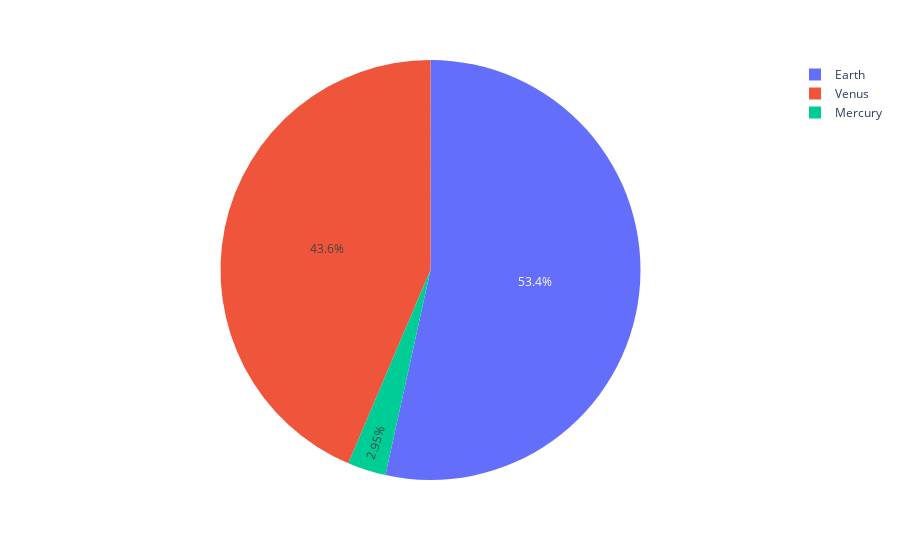

This figure's notebook cell:
### Code cell
psdf = ps.DataFrame({'mass': [0.330, 4.87, 5.97],
                     'radius': [2439.7, 6051.8, 6378.1]},
                    index=['Mercury', 'Venus', 'Earth'])
psdf.plot.pie(y='mass')

### Figure 1 — Plotly figure (JSON) as saved in the notebook; plotly's stock layout.template omitted (floating-point values rounded to 4 significant figures)
{"data": [{"domain": {"x": [0, 1], "y": [0, 1]}, "hovertemplate": "index=%{label}<br>mass=%{value}<extra></extra>", "labels": ["Mercury", "Venus", "Earth"], "legendgroup": "", "name": "", "showlegend": true, "type": "pie", "values": [0.33, 4.87, 5.97]}], "layout": {"legend": {"tracegroupgap": 0}, "margin": {"t": 60}}}
